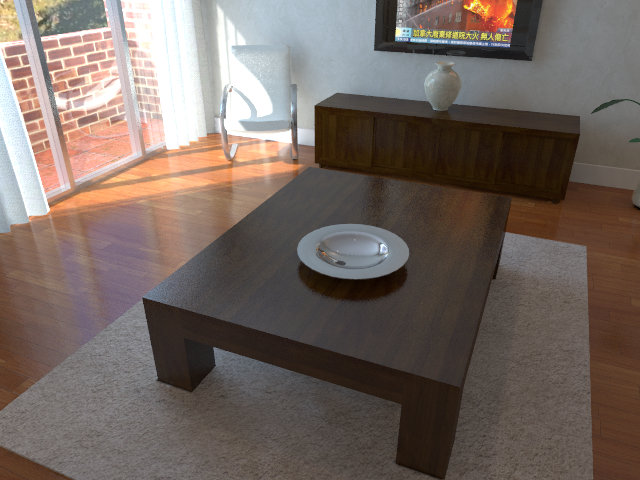
#> input picture 5_3d_processing/data/livingroom_color.jpg, 640 x 480 px
$ jupyter execute 1a_depth_map.ipynb
#> lines starting #> are read from the running program, lines starting #| are printed output that depends on the picture
# Depth map

## Load in the image and the corresponding depth map

A depth map of an image simply contains the depth of each pixel of the image. As such, it can also be represented as an image.

[cell 1]
import cv2

img = cv2.imread('data/livingroom_color.jpg')[..., ::-1]
depth = cv2.imread('data/livingroom_depth.png', cv2.IMREAD_UNCHANGED)
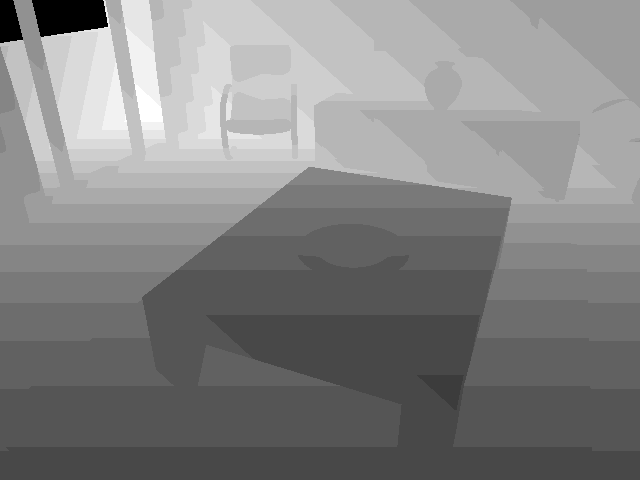
#> input picture 5_3d_processing/data/livingroom_depth.png, 640 x 480 px
#> depth is the input picture: shape (480, 640) uint16; min 0, max 5538, mean 2903.3

print(img.shape, depth.shape)
#| (480, 640, 3) (480, 640)

## Show the image and the depth map

[cell 2]
import matplotlib.pyplot as plt

fig, axes = plt.subplots(ncols=2, figsize=(12, 4))

axes[0].imshow(img)
axes[1].imshow(depth)
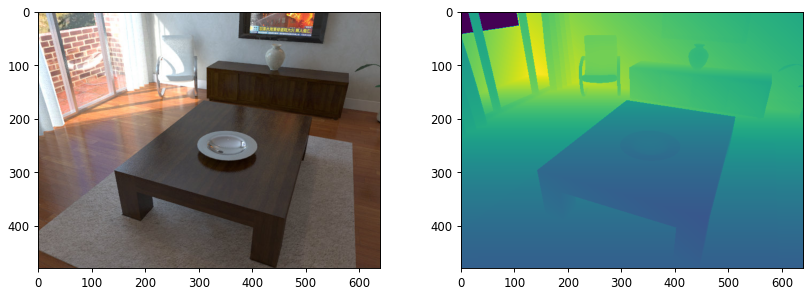
#> figure drawn by matplotlib, 2 panels
